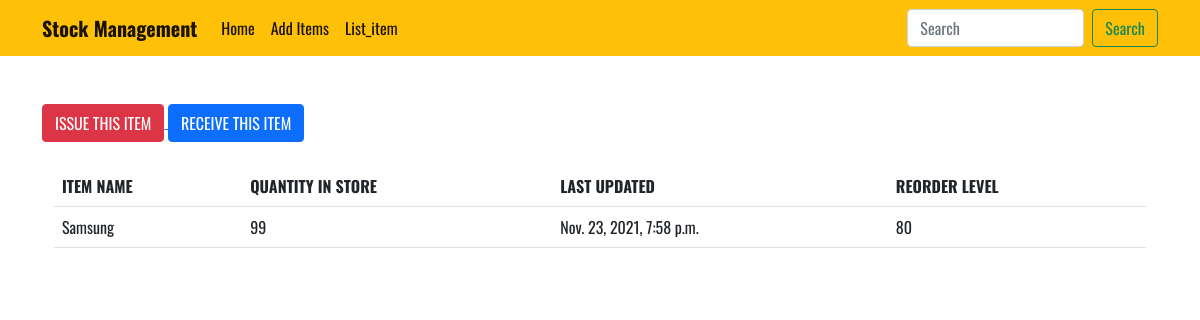
The app's page /stock_detail/1/ with its own data.
### newstock/models.py (models this page shows, shortened)
class Stock(models.Model):
    category = models.ForeignKey(
        MyCategory, on_delete=models.CASCADE, blank=True)
    item_name = models.CharField(max_length=50, blank=True, null=True)
    quantity = models.IntegerField(default='0', blank=True, null=True)
    receive_quantity = models.IntegerField(default='0', blank=True, null=True)
    receive_by = models.CharField(max_length=50, blank=True, null=True)
    issue_quantity = models.IntegerField(default='0', blank=True, null=True)
    issue_by = models.CharField(max_length=50, blank=True, null=True)
    issue_to = models.CharField(max_length=50, blank=True, null=True)
    phone_number = models.CharField(max_length=50, blank=True, null=True)
    created_by = models.CharField(max_length=50, blank=True, null=True)
    reorder_level = models.IntegerField(default='0', blank=True, null=True)
    last_updated = models.DateTimeField(auto_now_add=False, auto_now=True)
    export_to_CSV = models.BooleanField(default=False)

### newstock/views.py (the view)
# urls.py: path('stock_detail/<str:pk>/', views.stock_detail, name="stock_detail"),
def stock_detail(request, pk):
    queryset = Stock.objects.get(id=pk)
    context = {
        "title": queryset.item_name,
        "queryset": queryset,
    }
    return render(request, "stockmgmt/stock_detail.html", context)

### newstock/templates/stockmgmt/stock_detail.html (shortened to what this page needs)
{% extends "stockmgmt/base.html" %}
{% load crispy_forms_tags %}
{% block content %}
<div class="container mt-5">
    <a href="{% url 'issue_items' queryset.id %}">
        <div class='btn btn-danger'>ISSUE THIS ITEM</div>
    </a>
    <a href="{% url 'receive_items' queryset.id %}">
        <div class='btn btn-primary'>RECEIVE THIS ITEM</div>
    </a>
    <br><br>
    <div class="container">
        <table class='table'>
            <tr>
                <th>ITEM NAME</th>
                <th>QUANTITY IN STORE</th>
                <th>LAST UPDATED</th>
                <th>REORDER LEVEL</th>
            </tr>
            <tr>
                <td>{{queryset.item_name}}</td>
                <td>{{queryset.quantity}}</td>
                <td>{{queryset.last_updated}}</td>
                <td>{{queryset.reorder_level}}</td>
            </tr>
        </table>
    </div>
</div>
{% endblock content %}

### newstock/static/css/style.css (style rules this page uses)
* { margin: 0; padding: 0; box-sizing: border-box; }
body { font-family: "Oswald", sans-serif; }
table { cursor: pointer; }

### records on screen
Stock: item_name "Samsung", quantity "99", last_updated "Nov. 23, 2021, 7:58 p.m.", reorder_level "80"
